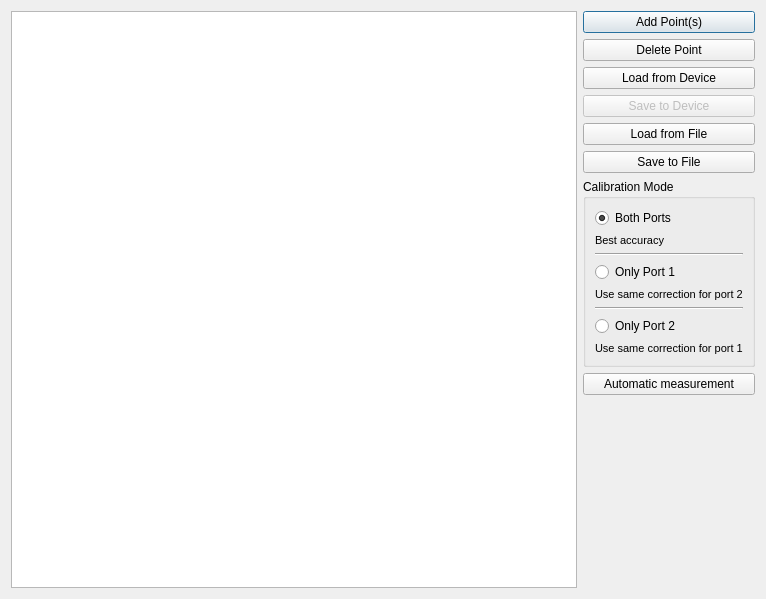
<?xml version="1.0" encoding="UTF-8"?>
<ui version="4.0">
 <class>AmplitudeCalDialog</class>
 <widget class="QDialog" name="AmplitudeCalDialog">
  <property name="geometry">
   <rect>
    <x>0</x>
    <y>0</y>
    <width>766</width>
    <height>599</height>
   </rect>
  </property>
  <property name="windowTitle">
   <string>Dialog</string>
  </property>
  <layout class="QHBoxLayout" name="horizontalLayout">
   <item>
    <widget class="QTableView" name="view">
     <property name="selectionBehavior">
      <enum>QAbstractItemView::SelectItems</enum>
     </property>
     <attribute name="horizontalHeaderStretchLastSection">
      <bool>true</bool>
     </attribute>
     <attribute name="verticalHeaderVisible">
      <bool>false</bool>
     </attribute>
    </widget>
   </item>
   <item>
    <layout class="QVBoxLayout" name="verticalLayout_2">
     <item>
      <widget class="QPushButton" name="add">
       <property name="text">
        <string>Add Point(s)</string>
       </property>
       <property name="icon">
        <iconset theme="list-add" resource="../icons.qrc">
         <normaloff>:/icons/add.png</normaloff>:/icons/add.png</iconset>
       </property>
      </widget>
     </item>
     <item>
      <widget class="QPushButton" name="remove">
       <property name="text">
        <string>Delete Point</string>
       </property>
       <property name="icon">
        <iconset theme="list-remove" resource="../icons.qrc">
         <normaloff>:/icons/remove.png</normaloff>:/icons/remove.png</iconset>
       </property>
      </widget>
     </item>
     <item>
      <widget class="QPushButton" name="load">
       <property name="text">
        <string>Load from Device</string>
       </property>
       <property name="icon">
        <iconset theme="document-open" resource="../icons.qrc">
         <normaloff>:/icons/open.png</normaloff>:/icons/open.png</iconset>
       </property>
      </widget>
     </item>
     <item>
      <widget class="QPushButton" name="save">
       <property name="enabled">
        <bool>false</bool>
       </property>
       <property name="text">
        <string>Save to Device</string>
       </property>
       <property name="icon">
        <iconset theme="document-save" resource="../icons.qrc">
         <normaloff>:/icons/save.png</normaloff>:/icons/save.png</iconset>
       </property>
      </widget>
     </item>
     <item>
      <widget class="QPushButton" name="loadFile">
       <property name="text">
        <string>Load from File</string>
       </property>
       <property name="icon">
        <iconset theme="document-open" resource="../icons.qrc">
         <normaloff>:/icons/open.png</normaloff>:/icons/open.png</iconset>
       </property>
      </widget>
     </item>
     <item>
      <widget class="QPushButton" name="saveFile">
       <property name="enabled">
        <bool>true</bool>
       </property>
       <property name="text">
        <string>Save to File</string>
       </property>
       <property name="icon">
        <iconset theme="document-save" resource="../icons.qrc">
         <normaloff>:/icons/save.png</normaloff>:/icons/save.png</iconset>
       </property>
      </widget>
     </item>
     <item>
      <widget class="QGroupBox" name="groupBox">
       <property name="title">
        <string>Calibration Mode</string>
       </property>
       <layout class="QVBoxLayout" name="verticalLayout">
        <item>
         <widget class="QRadioButton" name="modeBoth">
          <property name="text">
           <string>Both Ports</string>
          </property>
          <property name="checked">
           <bool>true</bool>
          </property>
          <attribute name="buttonGroup">
           <string notr="true">groupMode</string>
          </attribute>
         </widget>
        </item>
        <item>
         <widget class="QLabel" name="label">
          <property name="font">
           <font>
            <pointsize>8</pointsize>
           </font>
          </property>
          <property name="text">
           <string>Best accuracy</string>
          </property>
          <property name="alignment">
           <set>Qt::AlignLeading|Qt::AlignLeft|Qt::AlignVCenter</set>
          </property>
         </widget>
        </item>
        <item>
         <widget class="Line" name="line">
          <property name="orientation">
           <enum>Qt::Horizontal</enum>
          </property>
         </widget>
        </item>
        <item>
         <widget class="QRadioButton" name="modePort1">
          <property name="text">
           <string>Only Port 1</string>
          </property>
          <attribute name="buttonGroup">
           <string notr="true">groupMode</string>
          </attribute>
         </widget>
        </item>
        <item>
         <widget class="QLabel" name="label_2">
          <property name="font">
           <font>
            <pointsize>8</pointsize>
           </font>
          </property>
          <property name="text">
           <string>Use same correction for port 2</string>
          </property>
         </widget>
        </item>
        <item>
         <widget class="Line" name="line_2">
          <property name="orientation">
           <enum>Qt::Horizontal</enum>
          </property>
         </widget>
        </item>
        <item>
         <widget class="QRadioButton" name="modePort2">
          <property name="text">
           <string>Only Port 2</string>
          </property>
          <attribute name="buttonGroup">
           <string notr="true">groupMode</string>
          </attribute>
         </widget>
        </item>
        <item>
         <widget class="QLabel" name="label_3">
          <property name="font">
           <font>
            <pointsize>8</pointsize>
           </font>
          </property>
          <property name="text">
           <string>Use same correction for port 1</string>
          </property>
         </widget>
        </item>
       </layout>
      </widget>
     </item>
     <item>
      <widget class="QPushButton" name="automatic">
       <property name="text">
        <string>Automatic measurement</string>
       </property>
      </widget>
     </item>
     <item>
      <spacer name="verticalSpacer">
       <property name="orientation">
        <enum>Qt::Vertical</enum>
       </property>
       <property name="sizeHint" stdset="0">
        <size>
         <width>20</width>
         <height>40</height>
        </size>
       </property>
      </spacer>
     </item>
    </layout>
   </item>
  </layout>
 </widget>
 <resources>
  <include location="../icons.qrc"/>
 </resources>
 <connections/>
 <buttongroups>
  <buttongroup name="groupMode"/>
 </buttongroups>
</ui>
